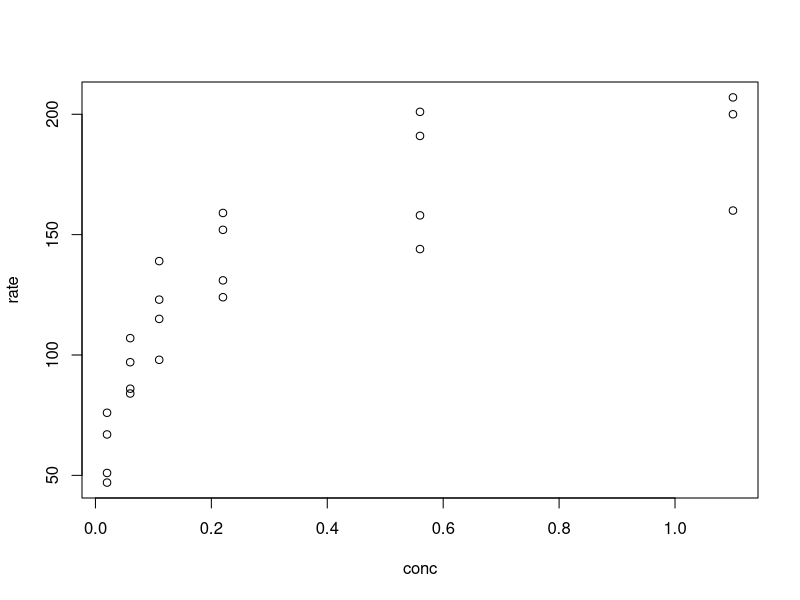
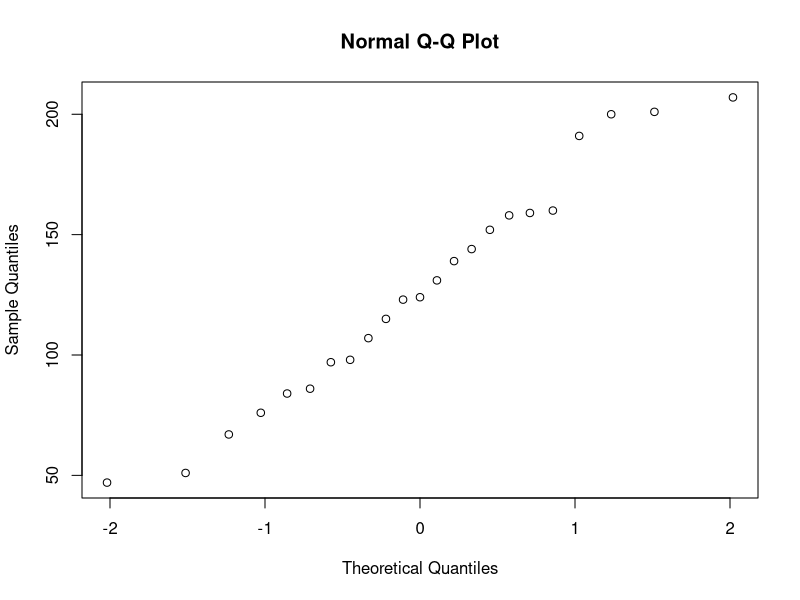
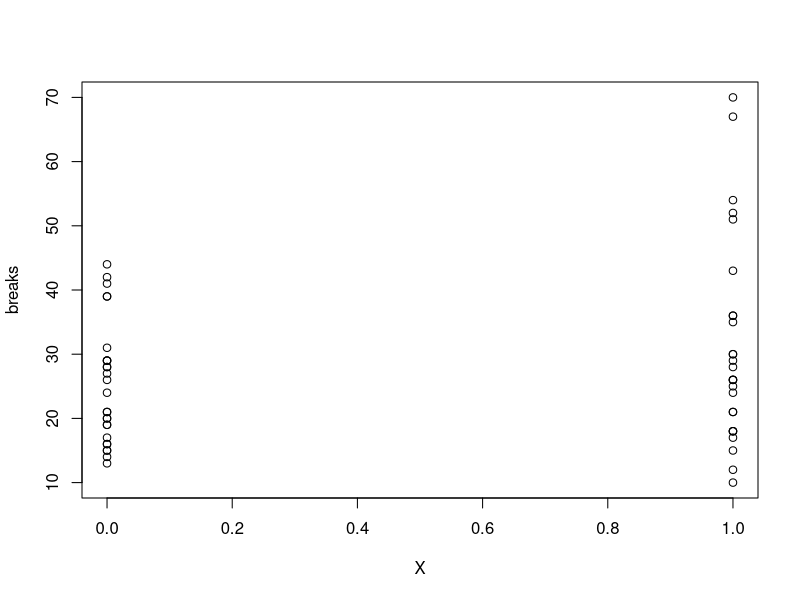
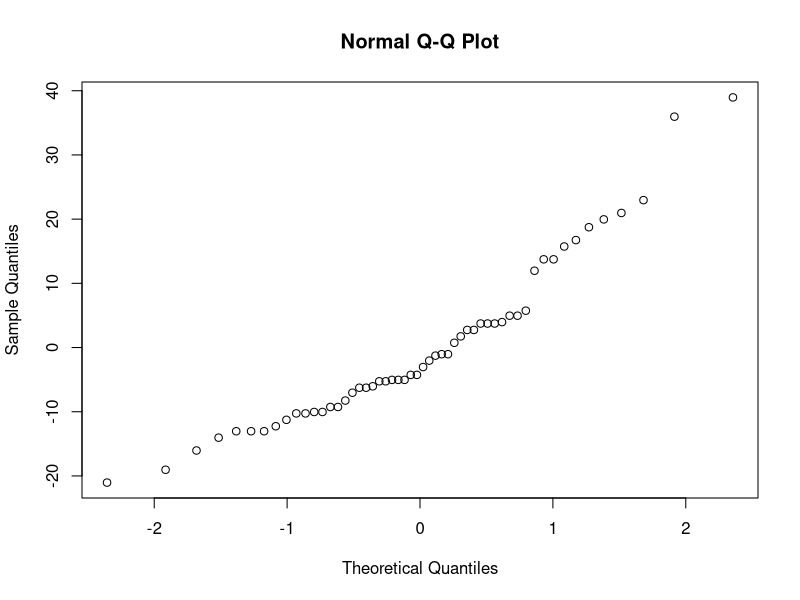
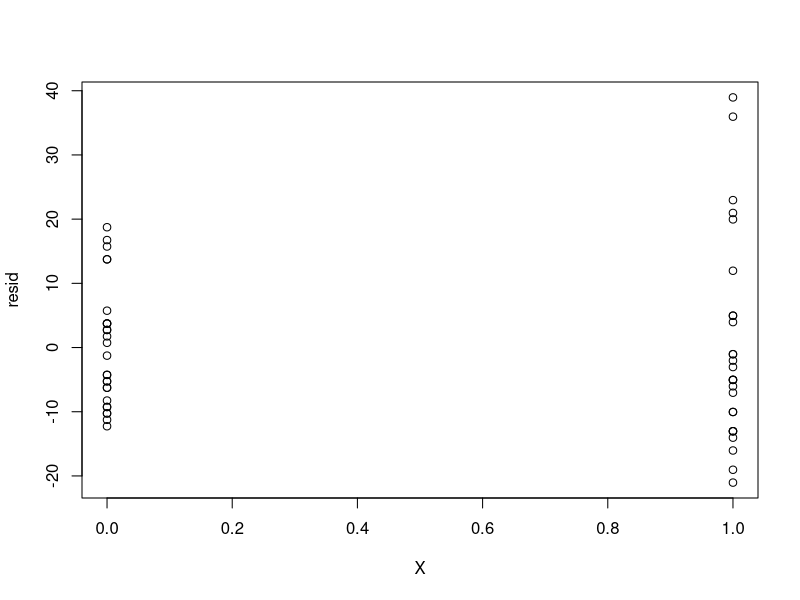
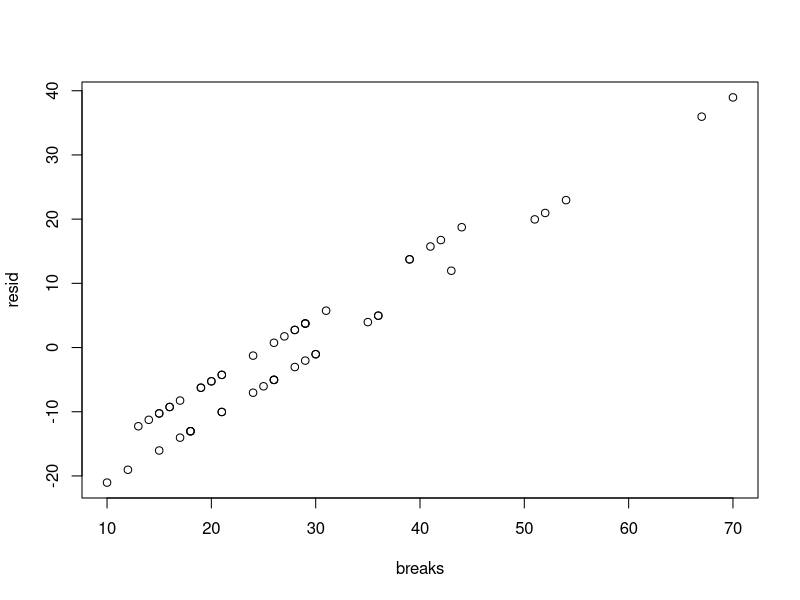
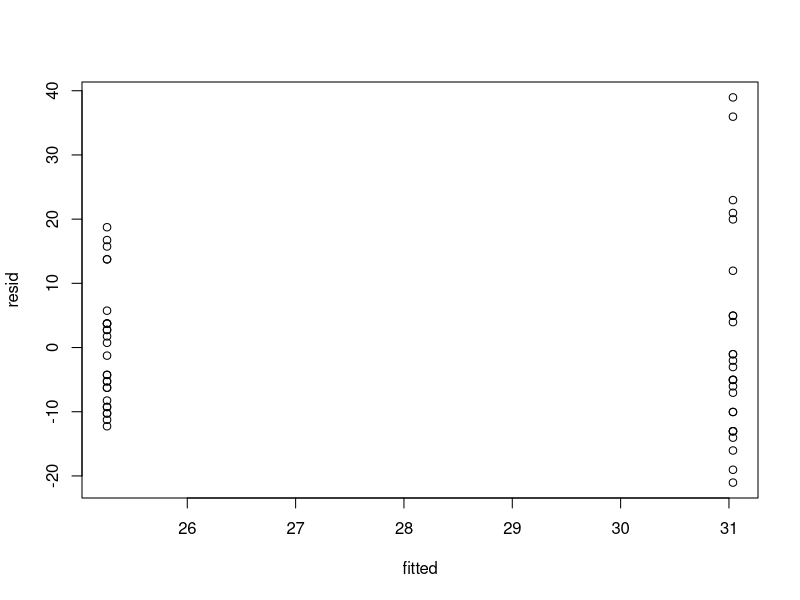
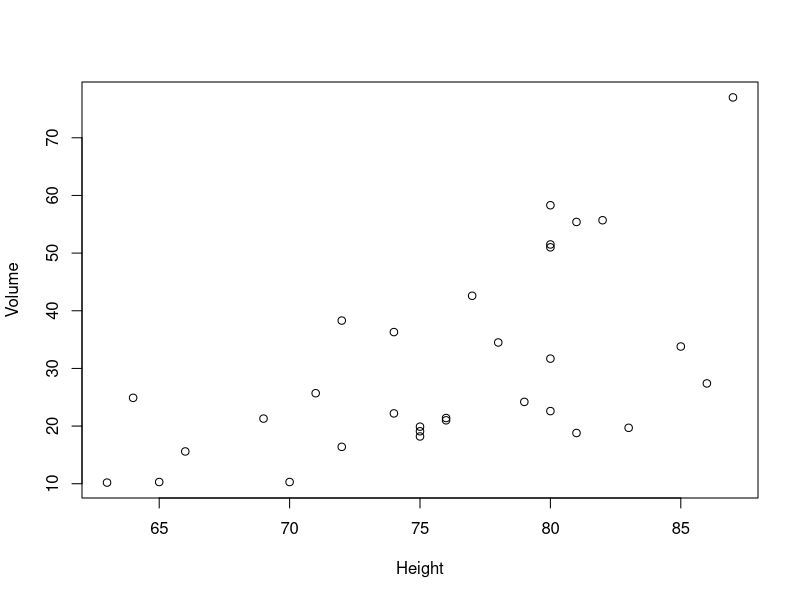

The R script that drew these images, in order:
#Assignment: Single Linear Regression Models

###################################################################

#Question 1: Can concentration be used to predict rate? Create different higher orders to see what happens.
#Already created some lower order models in class. Now need to create higher order ones. 

###################################################################
attach(Puromycin)
head(Puromycin)
tail(Puromycin)
Puromycin

##EDA
##plot concentraion and rate
plot(conc, rate) #Doesn't look linear, but there is a relationship

#Check if normal
qqnorm(rate) #Looks okay

#Do a correlation test to see how linear the two variables are. 
cor.test(conc,rate) #Since p value is low there is some linear component of between conc and rate. 
#null hypotheis of no linear relationship was rejected so we proceed with a linear model


##Cubic model
fit3 <- lm(rate ~ conc + I(conc^2) + I(conc^3))
summary(fit3)

#All 3 predictors are significant
#R squared is .844
#F-statistic: 40.69 on 3 and 19 DF,  p-value: 1.813e-08


##Quartic model
fit4 <- lm(rate ~ conc + I(conc^2) + I(conc^3)+ I(conc^4))
summary(fit4)
#Only conc, conc^2, and conc^3 are signifcant
#R squared is .85
#F-statistic: 32.36 on 4 and 18 DF,  p-value: 5.364e-08

#Best model conclusion:
#I would recommend the model with conc, conc^2 and conc^3 model because 
#when I went to the quartic term model it didn't add a lot of value to
#my r^2, and it forced terms that were significant in previous models to not be significant. 

############################################################################

##Question 2: Use regression to determine whether wool brand (A or B) can be used to predict the variable breaks. 
#Use a dummy variable for wool. 

############################################################################

attach(warpbreaks)
head(warpbreaks)
tail(warpbreaks)


##Since Wool is a non-quanative variable. #Need to use dummy variable
X <- ifelse(wool == "A", 1,0)
X


#EDA 
plot(X,breaks) #Kind of looks like wool B breaks is higher

#Create Model
fit.w <- lm(breaks ~ X)
summary(fit.w) ##pvalue is .108, so we can't reject null that wool type affects breaks. 

#Residuals
fitted <- predict(fit.w)
resid <- residuals(fit.w)

#Check normality of residuals
qqnorm(resid) ##Kind of looks normal

#Res vs independent variable 
plot(X,resid)


#Res vs dependent variable
plot(breaks,resid)

#Check non-constant variances
plot(fitted, resid)

#Conclusion:
#Noticed that Wool brand was a categorical variable, which means I needed to create a dummy variable. 
#After doing that I created a model with breaks as the response variable and wool brand as the predictor variable.
#The pvalue for wool brand was .108, which is not considered significant. 
#This means that we use wool as a predictor for breaks. 

############################################################################

#Question 3: Use regression to determine whether Height can be used to predict Volume. 
#A transformation like log() or sqrt() can be helpful to improve normality.  

############################################################################
attach(trees)

##EDA
head(trees)
tail(trees)
trees

shapiro.test(Height) #pvalue is .4, Normal
shapiro.test(Volume) #pvalue is .003, Not normal

plot(Height, Volume) #Looks like there is a relationship between the 2 variables

fit <- lm(Volume ~ Height)
summary(fit) ## pvalue is significant and r squared is just .3579

#Residual Analysis
fitted <- predict(fit)
resid <- residuals(fit)

plot(Height, resid) #Looks good, but might be some outliers. Since has some extreme values
plot(Volume, resid) #It doesn't look randomized. Could be because of crazy outliers 
plot(fitted, resid) #Looks good kind fo funnel shaped. 


##Try a transformation
fit2 <- lm(sqrt(Volume) ~ Height)  ##pvalue is significan and the r squared is better than before at .3908
summary(fit2)

#Residuals analysis
fitted <- predict(fit2)
resid <- residuals(fit2)

plot(Height, resid) #Looks really good with no pattern
plot(sqrt(Volume), resid)  
plot(fitted, resid) #Looks good, no pattern and especially no funnel shape. 

#Conclusion:
#Tested to see if height and volume were normally distributed with Shapiro test. 
#Found that height was and volume was not. Created a model with Volume as response and height as predictor. 
#P value was really low. (about .0003) and the R squared was .3348. 
#The F test also had a low p value, which means height is a good metric to use to predict a tree's volume.
#The residual analysis for this told me I should try a transformation like the question suggested. 
#I chose to transform the model by taking the sqrt of the predictor value volume. 
#What I got was again a low p value for Height, a better R squared of .3698, and a low value for F test again. 
#The best part about this transformation was that the residual analysis plots looked a lot better. 


